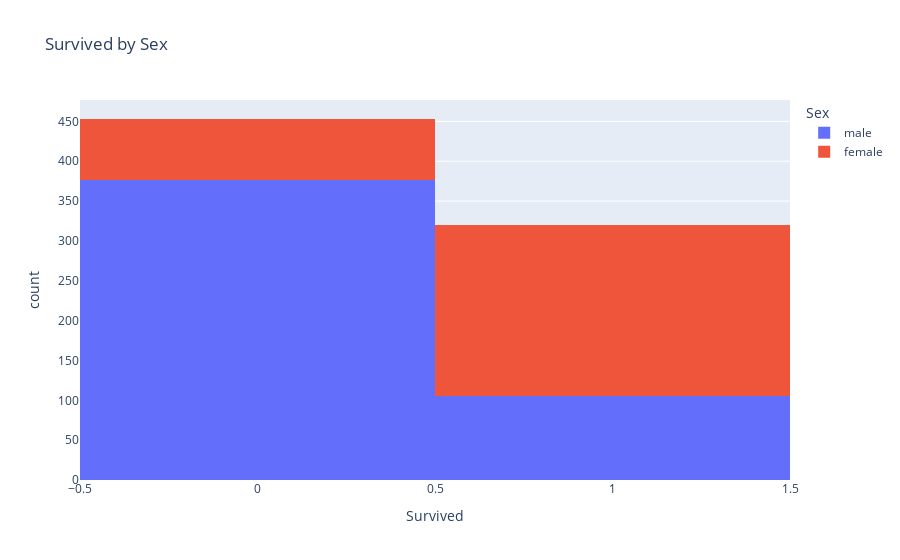

The cell this chart's notebook holds for it:
### Code cell
px.histogram(df,x = 'Survived',color='Sex', title='Survived by Sex') # stacked bar chart

### Figure 1 — Plotly figure (JSON) as saved in the notebook; plotly's stock layout.template omitted (floating-point values rounded to 4 significant figures; data arrays with more than 128 entries replaced by an {"elided": "..."} marker saying what was removed)
{"data": [{"alignmentgroup": "True", "bingroup": "x", "hovertemplate": "Sex=male<br>Survived=%{x}<br>count=%{y}<extra></extra>", "legendgroup": "male", "marker": {"color": "#636efa", "pattern": {"shape": ""}}, "name": "male", "offsetgroup": "male", "orientation": "v", "showlegend": true, "type": "histogram", "x": {"elided": "483 int values"}, "xaxis": "x", "yaxis": "y"}, {"alignmentgroup": "True", "bingroup": "x", "hovertemplate": "Sex=female<br>Survived=%{x}<br>count=%{y}<extra></extra>", "legendgroup": "female", "marker": {"color": "#EF553B", "pattern": {"shape": ""}}, "name": "female", "offsetgroup": "female", "orientation": "v", "showlegend": true, "type": "histogram", "x": {"elided": "290 int values"}, "xaxis": "x", "yaxis": "y"}], "layout": {"barmode": "relative", "legend": {"title": {"text": "Sex"}, "tracegroupgap": 0}, "title": {"text": "Survived by Sex"}, "xaxis": {"anchor": "y", "domain": [0, 1], "title": {"text": "Survived"}}, "yaxis": {"anchor": "x", "domain": [0, 1], "title": {"text": "count"}}}}
